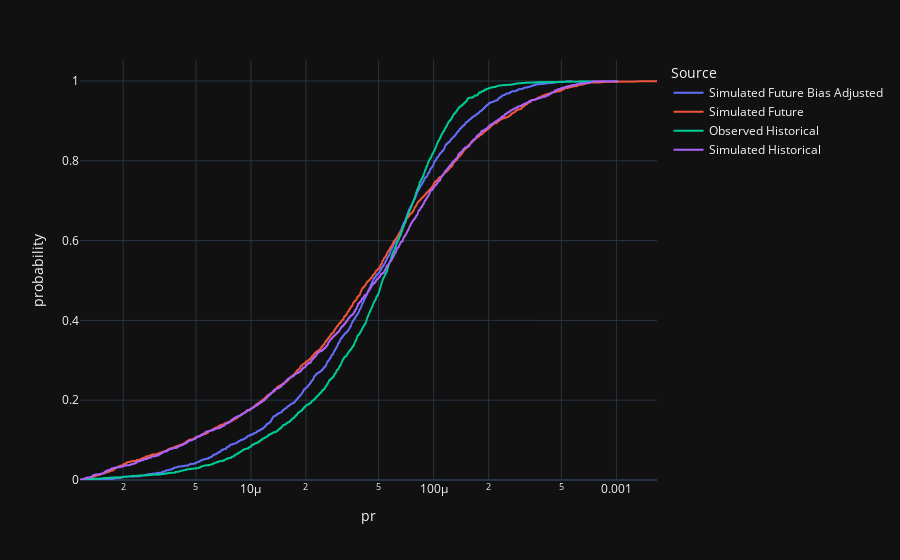

The notebook cell saved with this chart:
### Markdown cell above
### Empirical CDF
This plot gives the empirical CDFs of precipitation for each of our input data, and bias adjusted result, at the given grid cell.

We can see here how the relationship between the observational and simulated historical data, is indeed transferred from the simulated future data to the bias adjusted result.

### Code cell
pr_sim_fut_ba_loc.plot_ecdf(log_x=True)

### Figure 1 — Plotly figure (JSON) as saved in the notebook; plotly's stock layout.template omitted (floating-point values rounded to 4 significant figures; data arrays with more than 128 entries replaced by an {"elided": "..."} marker saying what was removed)
{"data": [{"hovertemplate": "Source=Simulated Future Bias Adjusted<br>pr=%{x}<br>probability=%{y}<extra></extra>", "legendgroup": "Simulated Future Bias Adjusted", "line": {"dash": "solid", "shape": "hv"}, "marker": {"color": "#636efa", "symbol": "circle"}, "mode": "lines", "name": "Simulated Future Bias Adjusted", "showlegend": true, "x": {"elided": "2075 float values"}, "xaxis": "x", "y": {"elided": "2075 float values"}, "yaxis": "y", "type": "scattergl"}, {"hovertemplate": "Source=Simulated Future<br>pr=%{x}<br>probability=%{y}<extra></extra>", "legendgroup": "Simulated Future", "line": {"dash": "solid", "shape": "hv"}, "marker": {"color": "#EF553B", "symbol": "circle"}, "mode": "lines", "name": "Simulated Future", "showlegend": true, "x": {"elided": "1949 float values"}, "xaxis": "x", "y": {"elided": "1949 float values"}, "yaxis": "y", "type": "scattergl"}, {"hovertemplate": "Source=Observed Historical<br>pr=%{x}<br>probability=%{y}<extra></extra>", "legendgroup": "Observed Historical", "line": {"dash": "solid", "shape": "hv"}, "marker": {"color": "#00cc96", "symbol": "circle"}, "mode": "lines", "name": "Observed Historical", "showlegend": true, "x": {"elided": "2151 float values"}, "xaxis": "x", "y": {"elided": "2151 float values"}, "yaxis": "y", "type": "scattergl"}, {"hovertemplate": "Source=Simulated Historical<br>pr=%{x}<br>probability=%{y}<extra></extra>", "legendgroup": "Simulated Historical", "line": {"dash": "solid", "shape": "hv"}, "marker": {"color": "#ab63fa", "symbol": "circle"}, "mode": "lines", "name": "Simulated Historical", "showlegend": true, "x": {"elided": "1659 float values"}, "xaxis": "x", "y": {"elided": "1659 float values"}, "yaxis": "y", "type": "scattergl"}], "layout": {"xaxis": {"anchor": "y", "domain": [0.0, 1.0], "title": {"text": "pr"}, "type": "log"}, "yaxis": {"anchor": "x", "domain": [0.0, 1.0], "title": {"text": "probability"}, "rangemode": "tozero"}, "legend": {"title": {"text": "Source"}, "tracegroupgap": 0}, "margin": {"t": 60}}}
